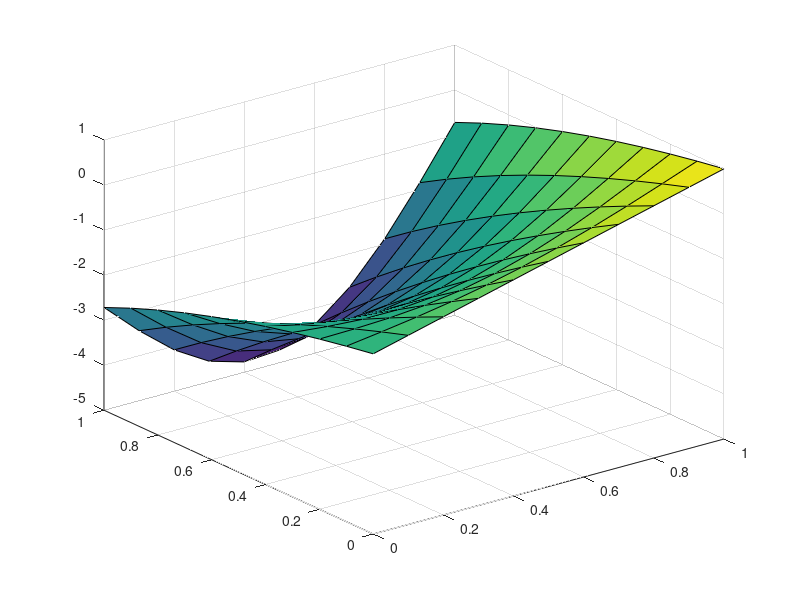

Recreate this plot in MATLAB.
x=0:.1:1;
y=x;
[X,Y]=meshgrid(x,y);
%Z=4*(X.*X-Y) - Y.*Y;
%W=(2.*X-Y).*exp(8*(X-Y));
%W=10*(2.*X-Y).*sin(8*(X-Y));
Z=-exp(Y) + 2*X;
W=3*Y.*sin(pi*X);
mesh(X,Y,Z)
pause
surf(X,Y,Z)
title('Beta1 = 4(x^2 - y) - y^2')
pause
mesh(X,Y,W)
pause
surf(X,Y,W)
%title('Beta2 = (2x - y) e^{8(x-y)}')
title('Beta2 = 10(2x - y) sin 8(x-y)')
pause
mesh(X,Y,Z-W)
pause
surf(X,Y,Z-W)
pause
close all
